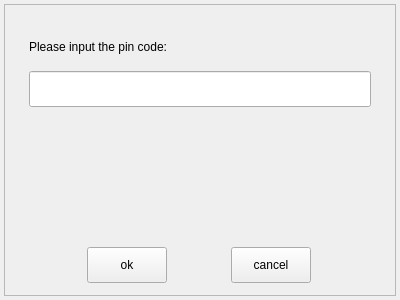
<?xml version="1.0" encoding="UTF-8"?>
<ui version="4.0">
 <class>TPUserPin</class>
 <widget class="QWidget" name="TPUserPin">
  <property name="geometry">
   <rect>
    <x>0</x>
    <y>0</y>
    <width>400</width>
    <height>300</height>
   </rect>
  </property>
  <property name="windowTitle">
   <string>Form</string>
  </property>
  <layout class="QVBoxLayout" name="verticalLayout">
   <property name="spacing">
    <number>4</number>
   </property>
   <property name="leftMargin">
    <number>4</number>
   </property>
   <property name="topMargin">
    <number>4</number>
   </property>
   <property name="rightMargin">
    <number>4</number>
   </property>
   <property name="bottomMargin">
    <number>4</number>
   </property>
   <item>
    <widget class="QFrame" name="m_frame">
     <property name="frameShape">
      <enum>QFrame::StyledPanel</enum>
     </property>
     <property name="frameShadow">
      <enum>QFrame::Raised</enum>
     </property>
     <layout class="QVBoxLayout" name="verticalLayout_2">
      <property name="leftMargin">
       <number>24</number>
      </property>
      <property name="topMargin">
       <number>24</number>
      </property>
      <property name="rightMargin">
       <number>24</number>
      </property>
      <property name="bottomMargin">
       <number>12</number>
      </property>
      <item>
       <widget class="QLabel" name="m_label">
        <property name="sizePolicy">
         <sizepolicy hsizetype="Fixed" vsizetype="Fixed">
          <horstretch>0</horstretch>
          <verstretch>0</verstretch>
         </sizepolicy>
        </property>
        <property name="minimumSize">
         <size>
          <width>0</width>
          <height>36</height>
         </size>
        </property>
        <property name="text">
         <string>Please input the pin code:</string>
        </property>
       </widget>
      </item>
      <item>
       <widget class="QLineEdit" name="m_userPin">
        <property name="minimumSize">
         <size>
          <width>0</width>
          <height>36</height>
         </size>
        </property>
       </widget>
      </item>
      <item>
       <spacer name="verticalSpacer">
        <property name="orientation">
         <enum>Qt::Vertical</enum>
        </property>
        <property name="sizeHint" stdset="0">
         <size>
          <width>20</width>
          <height>40</height>
         </size>
        </property>
       </spacer>
      </item>
      <item>
       <layout class="QHBoxLayout" name="horizontalLayout">
        <item>
         <widget class="QPushButton" name="m_ok">
          <property name="sizePolicy">
           <sizepolicy hsizetype="Fixed" vsizetype="Fixed">
            <horstretch>0</horstretch>
            <verstretch>0</verstretch>
           </sizepolicy>
          </property>
          <property name="minimumSize">
           <size>
            <width>72</width>
            <height>36</height>
           </size>
          </property>
          <property name="text">
           <string>ok</string>
          </property>
         </widget>
        </item>
        <item>
         <widget class="QPushButton" name="m_cancel">
          <property name="sizePolicy">
           <sizepolicy hsizetype="Fixed" vsizetype="Fixed">
            <horstretch>0</horstretch>
            <verstretch>0</verstretch>
           </sizepolicy>
          </property>
          <property name="minimumSize">
           <size>
            <width>72</width>
            <height>36</height>
           </size>
          </property>
          <property name="text">
           <string>cancel</string>
          </property>
         </widget>
        </item>
       </layout>
      </item>
     </layout>
    </widget>
   </item>
  </layout>
 </widget>
 <resources/>
 <connections/>
</ui>
